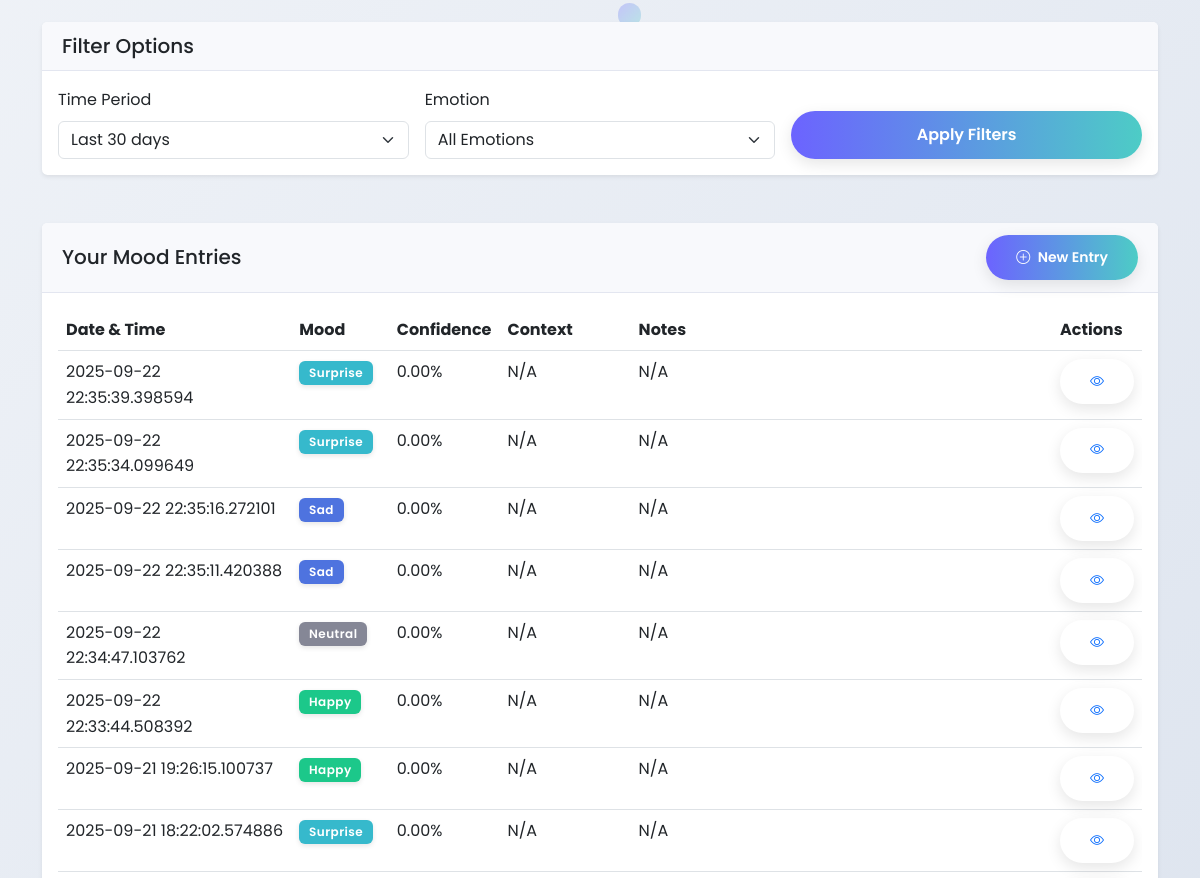
The app's page /mood_log (signed in, middle part), older data.
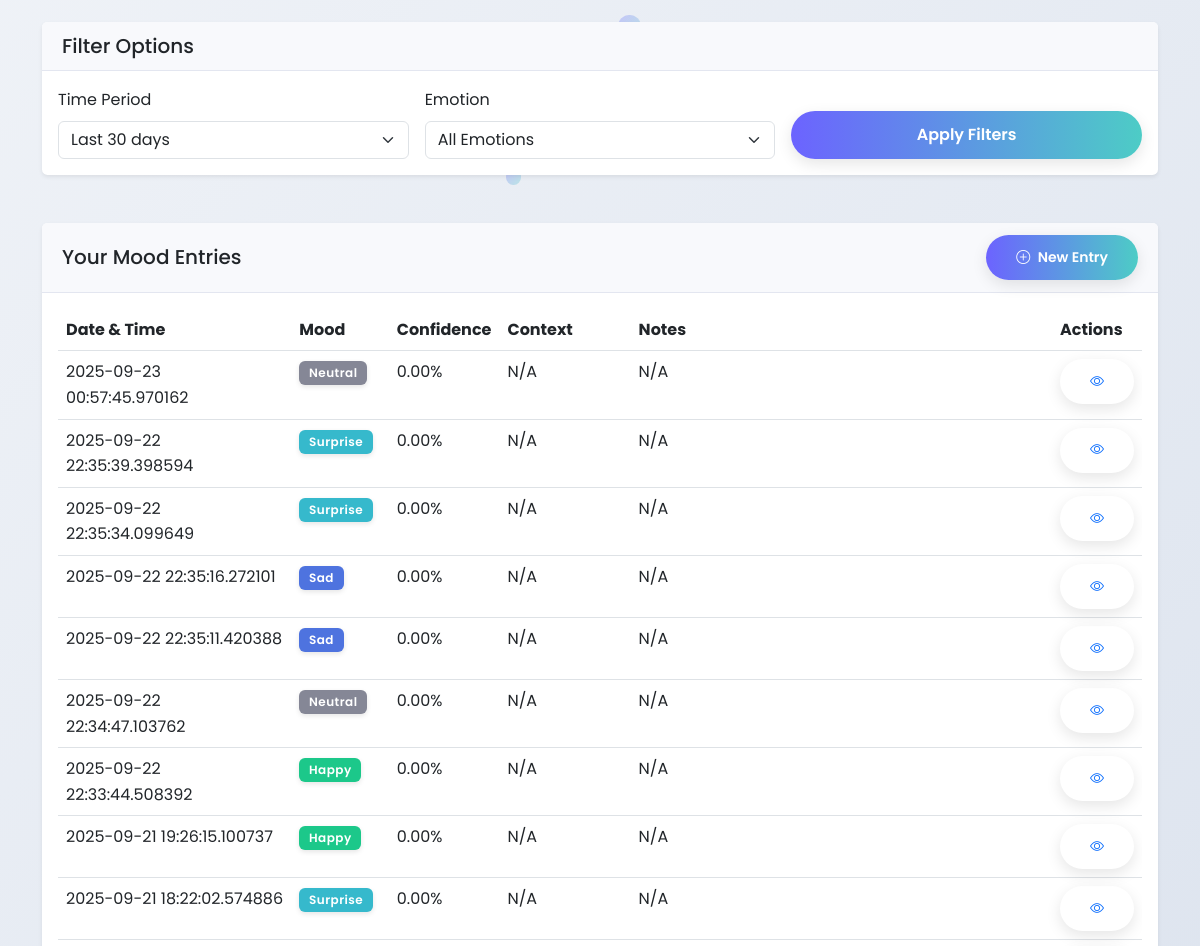
The same page, newer data.
### tables this page shows
CREATE TABLE moods (
                    id INTEGER PRIMARY KEY AUTOINCREMENT,
                    user_id INTEGER DEFAULT 1,
                    detected_emotion VARCHAR(50),
                    confidence_score FLOAT,
                    manual_mood VARCHAR(50),
                    intensity INTEGER,
                    notes TEXT,
                    context VARCHAR(100),
                    image_path VARCHAR(255),
                    timestamp TIMESTAMP DEFAULT CURRENT_TIMESTAMP,
                    FOREIGN KEY (user_id) REFERENCES users (id)
                );

### app.py (the view)
@app.route('/mood_log')
@login_required
def mood_log():
    user_id = session.get('user_id')
    days = request.args.get('days', 30, type=int)
    mood_entries = db_manager.get_mood_history(user_id=user_id, days=days)
    return render_template('mood_log.html', mood_entries=mood_entries, days=days)

### app.py (called while the page is built)
def login_required(f):
    @wraps(f)
    def decorated_function(*args, **kwargs):
        if 'user_id' not in session:
            flash('Please log in to access this page', 'warning')
            return redirect(url_for('login', next=request.url))
        return f(*args, **kwargs)
    return decorated_function

### models/database.py (called while the page is built)
    def get_mood_history(self, user_id=1, days=7, limit=None):
        with sqlite3.connect(self.db_path) as conn:
            conn.row_factory = sqlite3.Row
            cursor = conn.cursor()
            query = '''
                SELECT * FROM moods
                WHERE user_id = ? AND timestamp >= datetime('now', '-' || ? || ' days')
                ORDER BY timestamp DESC
            '''
            if limit:
                query += f" LIMIT {limit}"
            cursor.execute(query, (user_id, days))
            return [dict(row) for row in cursor.fetchall()]

### templates/mood_log.html (shortened to what this page needs)
{% extends 'base.html' %}
{% block content %}
<section class="header-section">
    <div class="dashboard-header">
        <div class="particles-container" id="particles"></div>
    </div>
</section>
<div class="container py-4">
    <div class="row mb-4">
        <div class="col-12">
            <div class="card shadow-sm slide-up">
                <div class="card-header d-flex justify-content-between align-items-center flex-wrap gap-2">
                    <h5 class="mb-0">Filter Options</h5>
                </div>
                <div class="card-body collapse d-md-block" id="filterCollapse">
                    <form action="{{ url_for('mood_log') }}" method="get" class="row g-3">
                        <div class="col-md-4 col-sm-6">
                            <label for="days" class="form-label">Time Period</label>
                            <select class="form-select" id="days" name="days" onchange="this.form.submit()">
                                <option value="30" {% if days==30 %}selected{% endif %}>Last 30 days</option>
                            </select>
                        </div>
                        <div class="col-md-4 col-sm-6">
                            <label for="emotion" class="form-label">Emotion</label>
                            <select class="form-select" id="emotion" name="emotion">
                                <option value="">All Emotions</option>
                            </select>
                        </div>
                        <div class="col-md-4 col-12 d-flex align-items-end">
                            <button type="submit" class="btn btn-primary w-100">Apply Filters</button>
                        </div>
                    </form>
                </div>
            </div>
        </div>
    </div>
    <div class="row mb-4">
        <div class="col-12">
            <div class="card shadow-sm slide-up">
                <div class="card-header d-flex justify-content-between align-items-center flex-wrap gap-2">
                    <h5 class="mb-0">Your Mood Entries</h5>
                    <a href="{{ url_for('mood_logger') }}" class="btn btn-sm btn-primary">
                        <i class="bi bi-plus-circle me-1"></i> New Entry
                    </a>
                </div>
                <div class="card-body">
                    {% if mood_entries %}
                    <div class="table-responsive">
                        <table class="table table-hover">
                            <thead>
                                <tr>
                                    <th>Date & Time</th>
                                    <th>Mood</th>
                                    <th class="d-none d-md-table-cell">Confidence</th>
                                    <th class="d-none d-lg-table-cell">Context</th>
                                    <th class="d-none d-md-table-cell">Notes</th>
                                    <th>Actions</th>
                                </tr>
                            </thead>
                            <tbody>
                                {% for entry in mood_entries %}
                                <tr>
                                    <td>{{ entry.timestamp }}</td>
                                    <td>
                                        <span class="badge bg-{{ entry.detected_emotion.lower() }}">{{
                                            entry.detected_emotion }}</span>
                                    </td>
                                    <td class="d-none d-md-table-cell">
                                        {% if entry.confidence_score is not none %}
                                        {{ "%.2f"|format(entry.confidence_score * 100) }}%
                                        {% else %}
                                        N/A
                                        {% endif %}
                                    </td>
                                    <td class="d-none d-lg-table-cell">{{ entry.context or 'N/A' }}</td>
                                    <td class="d-none d-md-table-cell">{{ entry.notes or 'N/A' }}</td>
                                    <td>
                                        <button class="btn btn-sm btn-outline-primary view-details"
                                            data-entry-id="{{ entry.id }}">
                                            <i class="bi bi-eye"></i>
                                        </button>
                                    </td>
                                </tr>
                                {% endfor %}
                            </tbody>
                        </table>
                    </div>
                    {% else %}
                    <div class="alert alert-info">
                        <i class="bi bi-info-circle me-2"></i> No mood entries found for the selected time period.
                        <a href="{{ url_for('mood_logger') }}" class="alert-link">Log your first mood!</a>
                    </div>
                    {% endif %}
                </div>
            </div>
        </div>
    </div>
</div>
{% endblock %}

### templates/base.html (shortened to what this page needs)
<!DOCTYPE html>
<html lang="en">
<head>
    <link href="https://cdn.jsdelivr.net/npm/bootstrap@5.3.0/dist/css/bootstrap.min.css" rel="stylesheet">
    <link rel="stylesheet" href="https://cdn.jsdelivr.net/npm/bootstrap-icons@1.10.0/font/bootstrap-icons.css">
    <link href="{{ url_for('static', filename='css/style.css') }}" rel="stylesheet">
    <link href="{{ url_for('static', filename='css/main.css') }}" rel="stylesheet">
</head>
<body class="fade-in">
    <main>
        {% block content %}{% endblock %}
    </main>
</body>
</html>

### static/css/style.css (style rules this page uses)
:root { --primary: #6c63ff; --secondary: #4dccc6; --accent: #ff6b6b; --dark: #2c2c54; --light: #f7f7f7; --gradient-primary: linear-gradient(135deg, #6c63ff 0%, #4dccc6 100%); --gradient-secondary: linear-gradient(135deg, #4dccc6 0%, #6c63ff 100%); --primary-color: #6c63ff; --secondary-color: #858796; --success-color: #1cc88a; --info-color: #36b9cc; --warning-color: #f6c23e; --danger-color: #e74a3b; --light-color: #f8f9fc; --dark-color: #5a5c69; --angry-color: #e74a3b; --disgust-color: #9c27b0; --fear-color: #f6c23e; --happy-color: #1cc88a; --neutral-color: #858796; --sad-color: #4e73df; --surprise-color: #36b9cc; --animation-slow: 1s; --animation-medium: 0.5s; --animation-fast: 0.3s; }
body { font-family: 'Poppins', -apple-system, BlinkMacSystemFont, "Segoe UI", Roboto, "Helvetica Neue", Arial, sans-serif; background: linear-gradient(135deg, #f5f7fa 0%, #c3cfe2 100%); min-height: 100vh; color: var(--dark); overflow-x: hidden; line-height: 1.6; transition: background-color var(--animation-medium) ease; }
.container { padding-top: 1.5rem; padding-bottom: 1.5rem; }
.fade-in { animation: fadeIn var(--animation-medium) ease-in; }
.slide-up { animation: slideInUp var(--animation-medium) ease-out; }
.card { border: none; border-radius: 0.35rem; box-shadow: 0 0.15rem 1.75rem 0 rgba(58, 59, 69, 0.15); margin-bottom: 1.5rem; transition: transform var(--animation-medium) ease, box-shadow var(--animation-medium) ease; }
.card-header { background-color: #f8f9fc; border-bottom: 1px solid #e3e6f0; padding: 0.75rem 1.25rem; transition: background-color var(--animation-medium) ease; }
.badge { transition: transform var(--animation-fast) ease, box-shadow var(--animation-fast) ease; padding: 0.5em 0.8em; font-weight: 600; letter-spacing: 0.5px; box-shadow: 0 2px 5px rgba(0, 0, 0, 0.1); }
.badge.bg-happy { background-color: var(--happy-color) !important; background-image: linear-gradient(135deg, var(--happy-color), lighten(var(--happy-color), 15%)); }
.badge.bg-sad { background-color: var(--sad-color) !important; background-image: linear-gradient(135deg, var(--sad-color), lighten(var(--sad-color), 15%)); }
.badge.bg-neutral { background-color: var(--neutral-color) !important; background-image: linear-gradient(135deg, var(--neutral-color), lighten(var(--neutral-color), 15%)); }
.badge.bg-surprise { background-color: var(--surprise-color) !important; background-image: linear-gradient(135deg, var(--surprise-color), lighten(var(--surprise-color), 15%)); }
.fade-in { animation: fadeIn 0.5s ease-in; }

### static/css/main.css (style rules this page uses)
.bg-happy { background-color: var(--happy-color); color: white; }
.bg-neutral { background-color: var(--neutral-color); color: white; }
.bg-sad { background-color: var(--sad-color); color: white; }
.bg-surprise { background-color: var(--surprise-color); color: white; }

### templates/base.html (style rules this page uses)
:root { --primary: #6c63ff; --secondary: #4dccc6; --accent: #ff6b6b; --dark: #2c2c54; --light: #f7f7f7; --gradient-start: #6c63ff; --gradient-end: #4dccc6; --navbar-height: 70px; }
* { margin: 0; padding: 0; box-sizing: border-box; }
body { font-family: 'Poppins', sans-serif; background: linear-gradient(135deg, #f5f7fa 0%, #c3cfe2 100%); min-height: 100vh; color: var(--dark); overflow-x: hidden; }
.btn { padding: 12px 30px; border-radius: 50px; font-weight: 600; transition: all 0.3s ease; position: relative; overflow: hidden; z-index: 1; border: none; box-shadow: 0 5px 15px rgba(0, 0, 0, 0.1); }
.btn-primary { background: linear-gradient(to right, var(--primary), var(--secondary)); }
.btn:after { content: ''; position: absolute; bottom: 0; left: 0; width: 100%; height: 100%; background-color: rgba(255, 255, 255, 0.2); z-index: -1; transform: scale(0, 1); transform-origin: top right; transition: transform 0.5s; }
.particles-container { position: absolute; width: 100%; height: 100%; top: 0; left: 0; z-index: -1; overflow: hidden; }
.fade-in { opacity: 0; animation: fadeIn 1s ease forwards; }
.slide-up { opacity: 0; transform: translateY(30px); animation: slideUp 0.8s ease forwards; }

Row changes from the older to the newer data that the page shows:
added moods: timestamp "2025-09-23 00:57:45.970162", detected_emotion "Neutral", entry.confidence_score*100 "0.00", context "N/A", notes "N/A"
